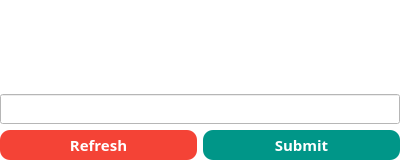
<?xml version="1.0" encoding="UTF-8"?>
<ui version="4.0">
 <class>Form</class>
 <widget class="QWidget" name="Form">
  <property name="geometry">
   <rect>
    <x>0</x>
    <y>0</y>
    <width>400</width>
    <height>160</height>
   </rect>
  </property>
  <property name="windowTitle">
   <string>Captcha</string>
  </property>
  <property name="styleSheet">
   <string notr="true">background-color: rgb(255, 255, 255);</string>
  </property>
  <layout class="QGridLayout" name="gridLayout">
   <property name="leftMargin">
    <number>0</number>
   </property>
   <property name="topMargin">
    <number>0</number>
   </property>
   <property name="rightMargin">
    <number>0</number>
   </property>
   <property name="bottomMargin">
    <number>0</number>
   </property>
   <item row="1" column="0" colspan="2">
    <widget class="QLineEdit" name="captchainput">
     <property name="minimumSize">
      <size>
       <width>0</width>
       <height>30</height>
      </size>
     </property>
     <property name="font">
      <font>
       <family>Open Sans</family>
       <pointsize>11</pointsize>
       <weight>50</weight>
       <bold>false</bold>
      </font>
     </property>
    </widget>
   </item>
   <item row="2" column="0">
    <widget class="QPushButton" name="refresh">
     <property name="minimumSize">
      <size>
       <width>0</width>
       <height>30</height>
      </size>
     </property>
     <property name="font">
      <font>
       <family>Open Sans</family>
       <pointsize>11</pointsize>
       <weight>75</weight>
       <bold>true</bold>
      </font>
     </property>
     <property name="styleSheet">
      <string notr="true">background-color: rgb(244,67,54);
color: rgb(255, 255, 255);
border-radius:10
</string>
     </property>
     <property name="text">
      <string>Refresh</string>
     </property>
    </widget>
   </item>
   <item row="2" column="1">
    <widget class="QPushButton" name="submit">
     <property name="minimumSize">
      <size>
       <width>0</width>
       <height>30</height>
      </size>
     </property>
     <property name="font">
      <font>
       <family>Open Sans</family>
       <pointsize>11</pointsize>
       <weight>75</weight>
       <bold>true</bold>
      </font>
     </property>
     <property name="styleSheet">
      <string notr="true">background-color: rgb(0,150,136);
color: rgb(255, 255, 255);
border-radius:10</string>
     </property>
     <property name="text">
      <string>Submit</string>
     </property>
    </widget>
   </item>
   <item row="0" column="0" colspan="2">
    <widget class="QLabel" name="captchaview">
     <property name="font">
      <font>
       <family>Open Sans</family>
       <pointsize>11</pointsize>
      </font>
     </property>
     <property name="text">
      <string/>
     </property>
    </widget>
   </item>
  </layout>
 </widget>
 <resources/>
 <connections/>
</ui>
